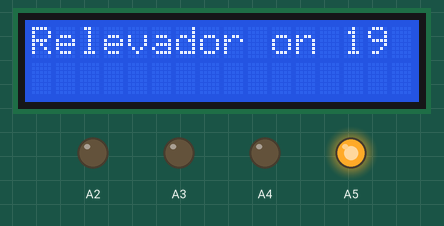
Simulated run of this sketch. Board: Arduino Uno, built with avr-gcc and run on an emulated ATmega328P. Shown: 16×2 character LCD, output pins drawn as LEDs (lit = HIGH). What the sketch prints to the serial monitor is not drawn.

Above: at 2.75 s.
At 5.3 s:
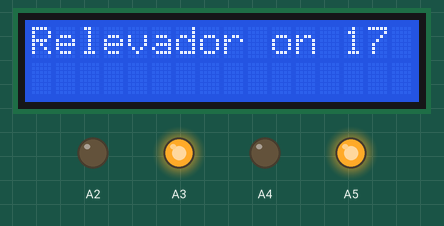
At 13.1 s:
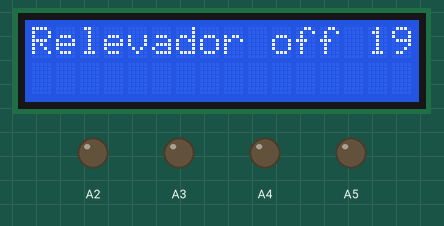
At 18.2 s:
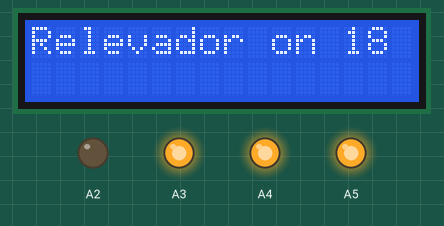
At 26.1 s:
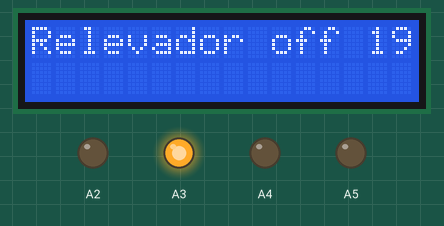
At 30.7 s:
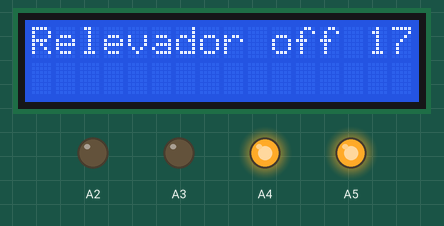
Timing chart, 0 to 40.0 s (numbered marks = the images above):
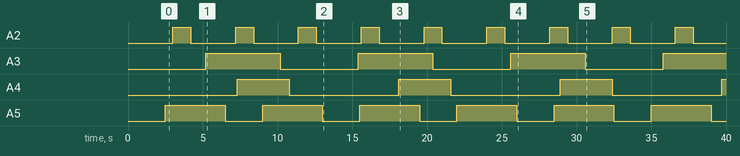

The sketch:

relevadores.ino
```cpp
#include <LiquidCrystal.h>

LiquidCrystal lcd( 5, 6, 9, 10, 11, 12 );

class Relevadores
{
  uint8_t relPin;
  bool relEst;
  long ontime;
  long offtime;
  unsigned long prevMillis;

public:
  Relevadores (uint8_t pin, long on, long off) {
    relPin = pin;
    pinMode(relPin, OUTPUT);
    ontime = on;
    offtime = off;
    relEst = LOW;
    prevMillis = 0;

  };
  void actualRel() {
    unsigned long actualMillis = millis();
    if((relEst == HIGH) && (actualMillis - prevMillis >= ontime))
    {
      relEst = LOW;
      prevMillis = actualMillis;
      digitalWrite(relPin, relEst);
      Serial.print("Relevador apagado "); Serial.println(relPin);
      lcd.clear(); lcd.home(); lcd.print("Relevador off "); lcd.print(relPin);
    } else if ((relEst==LOW) && (actualMillis - prevMillis >= offtime)) {
      relEst = HIGH;
      prevMillis = actualMillis;
      digitalWrite(relPin, relEst);
      Serial.print("Relevador prendido "); Serial.println(relPin);
      lcd.clear(); lcd.home(); lcd.print("Relevador on "); lcd.print(relPin);
    }
  }

  bool edoRel() {
    return relEst;
  }
};

Relevadores relHum(A2, 1200, 3000);
Relevadores relTem(A3, 5000, 5200);
Relevadores relLuz(A4, 3500, 7300);
Relevadores relLl(A5, 4000, 2500);

void setup() {
  Serial.begin(9600);
  pinMode(A2, OUTPUT);
  pinMode(A3, OUTPUT);
  pinMode(A4, OUTPUT);
  pinMode(A5, OUTPUT);
  lcd.begin(16,2);
}

void loop() {
  relHum.actualRel();
  relTem.actualRel();
  relLuz.actualRel();
  relLl.actualRel();
}
```

Measured:
- by itself, A2: alternates HIGH for 1.2 s and LOW for 3.0 s
- by itself, A3: alternates HIGH for 5.0 s and LOW for 5.2 s
- by itself, A4: alternates HIGH for 3.5 s and LOW for 7.3 s
- by itself, A5: alternates HIGH for 4.0 s and LOW for 2.5 s
- what the display in image 0 shows lasts 0.5 s, from 2.5 s to 3.0 s
- what the display in image 1 shows lasts 1.3 s, from 5.2 s to 6.5 s
- what the display in image 2 shows lasts 2.4 s, from 13.0 s to 15.4 s
